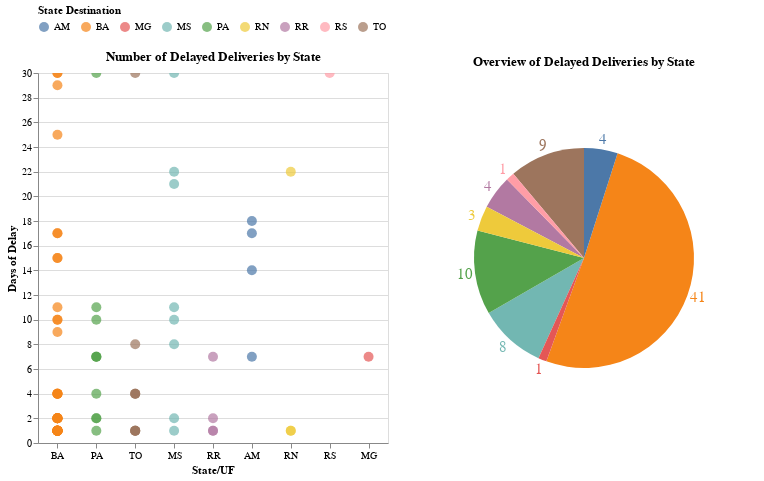

Write notebook code for a chart like this one.
### Code cell
# Creates a interactive chart to analyze individual delayed deliveries Agregated by State

# Defines a selector for state
selector = alt.selection_single(empty='all', fields=['State Destination'])

base = alt.Chart(df_delayed_deliveries ,title="Number of Delayed Deliveries by State").properties(
    width=350,
    height=370
).add_selection(selector)


pie_chart = base.encode(
    # Count the number of delayed deliveries in state
    theta=alt.Theta("count():Q", stack=True), tooltip='State Destination',
    color=alt.condition(selector,'State Destination:N',alt.value('lightgray'), legend=alt.Legend(orient="top"))
).mark_arc(outerRadius=110).properties(
    title='Overview of Delayed Deliveries by State'
)


points_chart = base.mark_circle(size=100).encode(
    x = alt.X('State Destination',title='State/UF',axis=alt.Axis(labelAngle=0),
              sort=alt.EncodingSortField(field="State Destination", op="count", order='descending')),
    y = alt.Y('Days of Delay:Q',title='Days of Delay', scale=alt.Scale(domain=(0,30),clamp=True)),
    color=alt.condition(selector,'State Destination:N',alt.value('lightgray')),
    tooltip=('Delivery Number','Payer','Days of Delay')
).interactive()


base_pie = alt.Chart(df_delayed_deliveries, title="Overview delayed deliveries by State").encode(
    theta=alt.Theta("count():Q", stack=True),
    color=alt.condition(selector,'State Destination:N',
    alt.value('lightgray')), tooltip='State Destination'
)

# Add number of delayed deliveries to the pizza chart
pie_text_values = base_pie.mark_text(radius=120, size=15).encode(text=("count()"))

# Combine charts
points_chart | pie_chart + pie_text_values

### Figure 1 — Vega-Lite specification as saved in the notebook (floating-point values rounded to 4 significant figures)
{"config": {"view": {"continuousWidth": 400, "continuousHeight": 300}}, "hconcat": [{"mark": {"type": "circle", "size": 100}, "encoding": {"color": {"condition": {"field": "State Destination", "type": "nominal", "selection": "selector001"}, "value": "lightgray"}, "tooltip": [{"field": "Delivery Number", "type": "nominal"}, {"field": "Payer", "type": "nominal"}, {"field": "Days of Delay", "type": "quantitative"}], "x": {"axis": {"labelAngle": 0}, "field": "State Destination", "sort": {"field": "State Destination", "op": "count", "order": "descending"}, "title": "State/UF", "type": "nominal"}, "y": {"field": "Days of Delay", "scale": {"clamp": true, "domain": [0, 30]}, "title": "Days of Delay", "type": "quantitative"}}, "height": 370, "selection": {"selector001": {"type": "single", "empty": "all", "fields": ["State Destination"]}, "selector002": {"type": "interval", "bind": "scales", "encodings": ["x", "y"]}}, "title": "Number of Delayed Deliveries by State", "width": 350}, {"layer": [{"mark": {"type": "arc", "outerRadius": 110}, "encoding": {"color": {"condition": {"field": "State Destination", "legend": {"orient": "top"}, "type": "nominal", "selection": "selector001"}, "value": "lightgray"}, "theta": {"aggregate": "count", "stack": true, "type": "quantitative"}, "tooltip": {"field": "State Destination", "type": "nominal"}}, "height": 370, "selection": {"selector001": {"type": "single", "empty": "all", "fields": ["State Destination"]}}, "title": "Overview of Delayed Deliveries by State", "width": 350}, {"mark": {"type": "text", "radius": 120, "size": 15}, "encoding": {"color": {"condition": {"field": "State Destination", "type": "nominal", "selection": "selector001"}, "value": "lightgray"}, "text": {"aggregate": "count", "type": "quantitative"}, "theta": {"aggregate": "count", "stack": true, "type": "quantitative"}, "tooltip": {"field": "State Destination", "type": "nominal"}}, "title": "Overview delayed deliveries by State"}]}], "data": {"name": "data-c6e81f505314ab18e40dc2b837218946"}, "$schema": "https://vega.github.io/schema/vega-lite/v4.17.0.json", "datasets": {"data-c6e81f505314ab18e40dc2b837218946": [{"Branch Responsible": "BHI", "Delivery Number": "52644", "Sender": "Fibria Celulose S/A", "Payer": "Fibria Celulose S/A", "Receiver": "Mogai Tecnologia", "State Destination": "MS", "Delivery Forecast": "2020-10-28T00:00:00", "Days of Delay": 21}, {"Branch Responsible": "BHI", "Delivery Number": "18144", "Sender": "Gerdau S.A.", "Payer": "Gerdau S.A.", "Receiver": "Fixer Propaganda", "State Destination": "MS", "Delivery Forecast": "2020-11-16T00:00:00", "Days of Delay": 2}, {"Branch Responsible": "BHI", "Delivery Number": "188188", "Sender": "Netshoes", "Payer": "Netshoes", "Receiver": "Linux Treinamentos", "State Destination": "MS", "Delivery Forecast": "2020-10-27T00:00:00", "Days of Delay": 22}, {"Branch Responsible": "BHI", "Delivery Number": "276574", "Sender": "Gafisa", "Payer": "Gafisa", "Receiver": "Gráfica Tropical", "State Destination": "MS", "Delivery Forecast": "2020-08-11T00:00:00", "Days of Delay": 10}, {"Branch Responsible": "BHI", "Delivery Number": "497069", "Sender": "Klabin", "Payer": "Klabin", "Receiver": "Delta Informática", "State Destination": "MS", "Delivery Forecast": "2020-11-17T00:00:00", "Days of Delay": 1}, {"Branch Responsible": "SRP", "Delivery Number": "185757", "Sender": "Synergy Group", "Payer": "Synergy Group", "Receiver": "SBN Portifolios", "State Destination": "RR", "Delivery Forecast": "2020-11-11T00:00:00", "Days of Delay": 7}, {"Branch Responsible": "SRP", "Delivery Number": "8628", "Sender": "Marilan Alimentos S/A", "Payer": "Marilan Alimentos S/A", "Receiver": "Geofast", "State Destination": "RR", "Delivery Forecast": "2020-11-16T00:00:00", "Days of Delay": 2}, {"Branch Responsible": "MTS", "Delivery Number": "130", "Sender": "Hotel Urbano", "Payer": "Hotel Urbano", "Receiver": "Construtora MBR", "State Destination": "BA", "Delivery Forecast": "2020-11-16T00:00:00", "Days of Delay": 2}, {"Branch Responsible": "MTS", "Delivery Number": "93130", "Sender": "Kalunga Papelaria", "Payer": "Kalunga Papelaria", "Receiver": "Argon Otimização de Sites", "State Destination": "BA", "Delivery Forecast": "2020-11-16T00:00:00", "Days of Delay": 2}, {"Branch Responsible": "MTS", "Delivery Number": "3374", "Sender": "Cemar", "Payer": "Dinamo Engenharia", "Receiver": "Dinamo Engenharia", "State Destination": "BA", "Delivery Forecast": "2020-10-20T00:00:00", "Days of Delay": 29}, {"Branch Responsible": "MTS", "Delivery Number": "272033", "Sender": "Todeschini", "Payer": "Todeschini", "Receiver": "Naturale Projetos", "State Destination": "BA", "Delivery Forecast": "2020-08-11T00:00:00", "Days of Delay": 10}, {"Branch Responsible": "MTS", "Delivery Number": "152601", "Sender": "Prodepa", "Payer": "Prodepa", "Receiver": "Casa da Borracha Fedrizi", "State Destination": "TO", "Delivery Forecast": "2020-11-17T00:00:00", "Days of Delay": 1}, {"Branch Responsible": "MTS", "Delivery Number": "138527", "Sender": "Grupo Santine", "Payer": "Grupo Santine", "Receiver": "Souza Telecomunicações", "State Destination": "TO", "Delivery Forecast": "2020-10-13T00:00:00", "Days of Delay": 36}, {"Branch Responsible": "MTS", "Delivery Number": "272562", "Sender": "Magna Sistemas", "Payer": "Magna Sistemas", "Receiver": "Tolentino Investimentos", "State Destination": "TO", "Delivery Forecast": "2020-11-17T00:00:00", "Days of Delay": 1}, {"Branch Responsible": "MTS", "Delivery Number": "166045", "Sender": "Mercotudos S/A", "Payer": "Mercotudos S/A", "Receiver": "Becker Imóveis", "State Destination": "TO", "Delivery Forecast": "2020-11-17T00:00:00", "Days of Delay": 1}, {"Branch Responsible": "MTS", "Delivery Number": "753", "Sender": "Editora Vetor", "Payer": "Editora Vetor", "Receiver": "Belvedere Investimentos", "State Destination": "TO", "Delivery Forecast": "2020-11-17T00:00:00", "Days of Delay": 1}, {"Branch Responsible": "MTS", "Delivery Number": "417914", "Sender": "Battistella Veiculos", "Payer": "Battistella Veiculos", "Receiver": "Vital Alimentos", "State Destination": "BA", "Delivery Forecast": "2020-06-09T00:00:00", "Days of Delay": 42}, {"Branch Responsible": "MTS", "Delivery Number": "216514", "Sender": "RFM Construtora", "Payer": "RFM Construtora", "Receiver": "Celmi Tecnologia em Pesagem", "State Destination": "BA", "Delivery Forecast": "2020-11-17T00:00:00", "Days of Delay": 1}, {"Branch Responsible": "MTS", "Delivery Number": "67777", "Sender": "Dakota S/A", "Payer": "Dakota S/A", "Receiver": "Porto Central Engenharia", "State Destination": "BA", "Delivery Forecast": "2020-11-17T00:00:00", "Days of Delay": 1}, {"Branch Responsible": "MTS", "Delivery Number": "32236", "Sender": "Fujioka Eletro Imagem", "Payer": "Fujioka Eletro Imagem", "Receiver": "Kasmanas Assessoria", "State Destination": "BA", "Delivery Forecast": "2020-11-17T00:00:00", "Days of Delay": 1}, {"Branch Responsible": "MTS", "Delivery Number": "300960", "Sender": "Primax Transportes", "Payer": "Primax Transportes", "Receiver": "Fulllab Corretora de Seguros", "State Destination": "BA", "Delivery Forecast": "2020-11-17T00:00:00", "Days of Delay": 1}, {"Branch Responsible": "MTS", "Delivery Number": "189643", "Sender": "SJB Bioenergia", "Payer": "SJB Bioenergia", "Receiver": "Contabilidade Onyx", "State Destination": "BA", "Delivery Forecast": "2020-11-14T00:00:00", "Days of Delay": 4}, {"Branch Responsible": "MTS", "Delivery Number": "129112", "Sender": "Baumgarten Gráfica", "Payer": "Baumgarten Gráfica", "Receiver": "Milênio Imóveis", "State Destination": "BA", "Delivery Forecast": "2020-11-16T00:00:00", "Days of Delay": 2}, {"Branch Responsible": "MTS", "Delivery Number": "4331", "Sender": "Softwares Nordica", "Payer": "Softwares Nordica", "Receiver": "Fanti Cabos LTDA", "State Destination": "BA", "Delivery Forecast": "2020-11-16T00:00:00", "Days of Delay": 2}, {"Branch Responsible": "MTS", "Delivery Number": "2414", "Sender": "Bonasoldi", "Payer": "Bonasoldi", "Receiver": "Siritec Sistemas Elétricos", "State Destination": "BA", "Delivery Forecast": "2020-11-16T00:00:00", "Days of Delay": 2}, {"Branch Responsible": "MTS", "Delivery Number": "13608", "Sender": "Next Comunicações", "Payer": "Next Comunicações", "Receiver": "Protege Seguros", "State Destination": "BA", "Delivery Forecast": "2020-11-16T00:00:00", "Days of Delay": 2}, {"Branch Responsible": "MTS", "Delivery Number": "1368", "Sender": "Instituto Genesis", "Payer": "Instituto Genesis", "Receiver": "Financeamentos Alfa", "State Destination": "BA", "Delivery Forecast": "2020-11-17T00:00:00", "Days of Delay": 1}, {"Branch Responsible": "MTS", "Delivery Number": "12140", "Sender": "Movee", "Payer": "Movee", "Receiver": "Scarponi LTDA", "State Destination": "BA", "Delivery Forecast": "2020-11-17T00:00:00", "Days of Delay": 1}, {"Branch Responsible": "MTS", "Delivery Number": "96558", "Sender": "Construtora Calper", "Payer": "Construtora Calper", "Receiver": "Oceano Serviços LTDA", "State Destination": "BA", "Delivery Forecast": "2020-11-17T00:00:00", "Days of Delay": 1}, {"Branch Responsible": "MTS", "Delivery Number": "66", "Sender": "Digideias Agência de Marketing", "Payer": "Digideias Agência de Marketing", "Receiver": "Mundo das Tintas", "State Destination": "BA", "Delivery Forecast": "2020-11-17T00:00:00", "Days of Delay": 1}, {"Branch Responsible": "MTS", "Delivery Number": "100388", "Sender": "laselva Soluções", "Payer": "laselva Soluções", "Receiver": "Expan Imóveis", "State Destination": "BA", "Delivery Forecast": "2020-11-17T00:00:00", "Days of Delay": 1}, {"Branch Responsible": "MTS", "Delivery Number": "301009", "Sender": "Instituto Realize", "Payer": "Coruja Informatica", "Receiver": "Coruja Informatica", "State Destination": "BA", "Delivery Forecast": "2020-11-17T00:00:00", "Days of Delay": 1}, {"Branch Responsible": "MTS", "Delivery Number": "28561", "Sender": "Arius Sistemas", "Payer": "Arius Sistemas", "Receiver": "Parigot Advogados", "State Destination": "BA", "Delivery Forecast": "2020-11-17T00:00:00", "Days of Delay": 1}, {"Branch Responsible": "MTS", "Delivery Number": "272917", "Sender": "Evolua Software", "Payer": "BFG Materiais", "Receiver": "BFG Materiais", "State Destination": "BA", "Delivery Forecast": "2020-11-17T00:00:00", "Days of Delay": 1}, {"Branch Responsible": "MTS", "Delivery Number": "579", "Sender": "Doceria Norma", "Payer": "Doceria Norma", "Receiver": "Prime Express", "State Destination": "BA", "Delivery Forecast": "2020-11-17T00:00:00", "Days of Delay": 1}, {"Branch Responsible": "FLP", "Delivery Number": "336830", "Sender": "Toptall Sistemas", "Payer": "Toptall Sistemas", "Receiver": "Conceito 21 Consultoria", "State Destination": "RS", "Delivery Forecast": "2020-09-29T00:00:00", "Days of Delay": 50}, {"Branch Responsible": "SED", "Delivery Number": "152155", "Sender": "Imperio Investimentos", "Payer": "Imperio Investimentos", "Receiver": "Rewald Engenharia", "State Destination": "BA", "Delivery Forecast": "2020-11-16T00:00:00", "Days of Delay": 2}, {"Branch Responsible": "SED", "Delivery Number": "23520", "Sender": "Caletti Advogados", "Payer": "Caletti Advogados", "Receiver": "Arpia Comunicação", "State Destination": "BA", "Delivery Forecast": "2020-08-11T00:00:00", "Days of Delay": 10}, {"Branch Responsible": "SED", "Delivery Number": "88841", "Sender": "Techsolo Agricultura", "Payer": "Techsolo Agricultura", "Receiver": "Fortbras", "State Destination": "BA", "Delivery Forecast": "2020-09-20T00:00:00", "Days of Delay": 32}, {"Branch Responsible": "SED", "Delivery Number": "214090", "Sender": "Elo Brindes", "Payer": "Blue Idiomas", "Receiver": "Blue Idiomas", "State Destination": "BA", "Delivery Forecast": "2020-08-31T00:00:00", "Days of Delay": 25}, {"Branch Responsible": "SED", "Delivery Number": "308767", "Sender": "Grupo Nova Era", "Payer": "Grupo Nova Era", "Receiver": "Magno Designs", "State Destination": "BA", "Delivery Forecast": "2020-11-14T00:00:00", "Days of Delay": 4}, {"Branch Responsible": "SED", "Delivery Number": "276104", "Sender": "Atuale Imobiliária", "Payer": "Atuale Imobiliária", "Receiver": "Bid Leilões", "State Destination": "BA", "Delivery Forecast": "2020-03-11T00:00:00", "Days of Delay": 15}, {"Branch Responsible": "SED", "Delivery Number": "281676", "Sender": "Imobiliária Don", "Payer": "Imobiliária Don", "Receiver": "Imobiliária Don", "State Destination": "BA", "Delivery Forecast": "2020-03-11T00:00:00", "Days of Delay": 15}, {"Branch Responsible": "SED", "Delivery Number": "567276", "Sender": "Bid Leilões", "Payer": "Bid Leilões", "Receiver": "Atuale Imobiliária", "State Destination": "BA", "Delivery Forecast": "2020-11-16T00:00:00", "Days of Delay": 2}, {"Branch Responsible": "SED", "Delivery Number": "97815", "Sender": "Magno Designs", "Payer": "Magno Designs", "Receiver": "Grupo Nova Era", "State Destination": "BA", "Delivery Forecast": "2020-09-11T00:00:00", "Days of Delay": 9}, {"Branch Responsible": "COT", "Delivery Number": "133372", "Sender": "Blue Idiomas", "Payer": "Blue Idiomas", "Receiver": "Elo Brindes", "State Destination": "BA", "Delivery Forecast": "2020-11-17T00:00:00", "Days of Delay": 1}, {"Branch Responsible": "COT", "Delivery Number": "308279", "Sender": "Fortbras", "Payer": "Fortbras", "Receiver": "Techsolo Agricultura", "State Destination": "BA", "Delivery Forecast": "2020-07-11T00:00:00", "Days of Delay": 11}, {"Branch Responsible": "RCR", "Delivery Number": "110469", "Sender": "Arpia Comunicação", "Payer": "Arpia Comunicação", "Receiver": "Caletti Advogados", "State Destination": "BA", "Delivery Forecast": "2020-11-14T00:00:00", "Days of Delay": 4}, {"Branch Responsible": "RCR", "Delivery Number": "20497", "Sender": "Rewald Engenharia", "Payer": "Rewald Engenharia", "Receiver": "Imperio Investimentos", "State Destination": "BA", "Delivery Forecast": "2020-01-11T00:00:00", "Days of Delay": 17}, {"Branch Responsible": "RCR", "Delivery Number": "5608", "Sender": "Conceito 21 Consultoria", "Payer": "Conceito 21 Consultoria", "Receiver": "Toptall Sistemas", "State Destination": "BA", "Delivery Forecast": "2020-01-11T00:00:00", "Days of Delay": 17}, {"Branch Responsible": "ESG", "Delivery Number": "185174", "Sender": "Prime Express", "Payer": "Prime Express", "Receiver": "Doceria Norma", "State Destination": "TO", "Delivery Forecast": "2020-11-14T00:00:00", "Days of Delay": 4}, {"Branch Responsible": "ESG", "Delivery Number": "260143", "Sender": "BFG Materiais", "Payer": "BFG Materiais", "Receiver": "Evolua Software", "State Destination": "TO", "Delivery Forecast": "2020-11-14T00:00:00", "Days of Delay": 4}, {"Branch Responsible": "ESG", "Delivery Number": "261600", "Sender": "Parigot Advogados", "Payer": "Parigot Advogados", "Receiver": "Arius Sistemas", "State Destination": "TO", "Delivery Forecast": "2020-11-14T00:00:00", "Days of Delay": 4}, {"Branch Responsible": "ESG", "Delivery Number": "275456", "Sender": "Coruja Informatica", "Payer": "Coruja Informatica", "Receiver": "Instituto Realize", "State Destination": "TO", "Delivery Forecast": "2020-10-11T00:00:00", "Days of Delay": 8}, {"Branch Responsible": "WCV", "Delivery Number": "261119", "Sender": "Expan Imóveis", "Payer": "Expan Imóveis", "Receiver": "laselva Soluções", "State Destination": "PA", "Delivery Forecast": "2020-11-14T00:00:00", "Days of Delay": 4}, {"Branch Responsible": "SEP", "Delivery Number": "261700", "Sender": "Mundo das Tintas", "Payer": "Mundo das Tintas", "Receiver": "Digideias Agência de Marketing", "State Destination": "PA", "Delivery Forecast": "2020-11-11T00:00:00", "Days of Delay": 7}, {"Branch Responsible": "SEP", "Delivery Number": "427225", "Sender": "Oceano Serviços LTDA", "Payer": "Oceano Serviços LTDA", "Receiver": "Construtora Calper", "State Destination": "RN", "Delivery Forecast": "2020-10-27T00:00:00", "Days of Delay": 22}, {"Branch Responsible": "SEP", "Delivery Number": "37394", "Sender": "Scarponi LTDA", "Payer": "Scarponi LTDA", "Receiver": "Movee", "State Destination": "PA", "Delivery Forecast": "2020-06-10T00:00:00", "Days of Delay": 43}, {"Branch Responsible": "SEP", "Delivery Number": "92142", "Sender": "Financeamentos Alfa", "Payer": "Financeamentos Alfa", "Receiver": "Instituto Genesis", "State Destination": "PA", "Delivery Forecast": "2020-07-11T00:00:00", "Days of Delay": 11}, {"Branch Responsible": "SEP", "Delivery Number": "92530", "Sender": "Protege Seguros", "Payer": "Protege Seguros", "Receiver": "Next Comunicações", "State Destination": "PA", "Delivery Forecast": "2020-11-11T00:00:00", "Days of Delay": 7}, {"Branch Responsible": "SEP", "Delivery Number": "181022", "Sender": "Siritec Sistemas Elétricos", "Payer": "Siritec Sistemas Elétricos", "Receiver": "Bonasoldi", "State Destination": "PA", "Delivery Forecast": "2020-11-16T00:00:00", "Days of Delay": 2}, {"Branch Responsible": "SEP", "Delivery Number": "21988", "Sender": "Fanti Cabos LTDA", "Payer": "Fanti Cabos LTDA", "Receiver": "Softwares Nordica", "State Destination": "PA", "Delivery Forecast": "2020-11-17T00:00:00", "Days of Delay": 1}, {"Branch Responsible": "SEP", "Delivery Number": "98554", "Sender": "Milênio Imóveis", "Payer": "Milênio Imóveis", "Receiver": "Baumgarten Gráfica", "State Destination": "RR", "Delivery Forecast": "2020-11-17T00:00:00", "Days of Delay": 1}, {"Branch Responsible": "SEP", "Delivery Number": "36766", "Sender": "Contabilidade Onyx", "Payer": "Contabilidade Onyx", "Receiver": "SJB Bioenergia", "State Destination": "RN", "Delivery Forecast": "2020-11-17T00:00:00", "Days of Delay": 1}, {"Branch Responsible": "SEP", "Delivery Number": "152266", "Sender": "Fulllab Corretora de Seguros", "Payer": "Fulllab Corretora de Seguros", "Receiver": "Primax Transportes", "State Destination": "PA", "Delivery Forecast": "2020-11-16T00:00:00", "Days of Delay": 2}, {"Branch Responsible": "SEP", "Delivery Number": "100209", "Sender": "Kasmanas Assessoria", "Payer": "Kasmanas Assessoria", "Receiver": "Fujioka Eletro Imagem", "State Destination": "RR", "Delivery Forecast": "2020-11-17T00:00:00", "Days of Delay": 1}, {"Branch Responsible": "LCO", "Delivery Number": "282208", "Sender": "Porto Central Engenharia", "Payer": "Porto Central Engenharia", "Receiver": "Dakota S/A", "State Destination": "PA", "Delivery Forecast": "2020-11-11T00:00:00", "Days of Delay": 7}, {"Branch Responsible": "DTV", "Delivery Number": "110491", "Sender": "Celmi Tecnologia em Pesagem", "Payer": "Celmi Tecnologia em Pesagem", "Receiver": "RFM Construtora", "State Destination": "RN", "Delivery Forecast": "2020-11-17T00:00:00", "Days of Delay": 1}, {"Branch Responsible": "DTV", "Delivery Number": "38368", "Sender": "Vital Alimentos", "Payer": "Vital Alimentos", "Receiver": "Battistella Veiculos", "State Destination": "PA", "Delivery Forecast": "2020-08-11T00:00:00", "Days of Delay": 10}, {"Branch Responsible": "MFR", "Delivery Number": "2378", "Sender": "Belvedere Investimentos", "Payer": "Belvedere Investimentos", "Receiver": "Editora Vetor", "State Destination": "MG", "Delivery Forecast": "2020-11-11T00:00:00", "Days of Delay": 7}, {"Branch Responsible": "ALG", "Delivery Number": "44382", "Sender": "Becker Imóveis", "Payer": "Becker Imóveis", "Receiver": "Mercotudos S/A", "State Destination": "MS", "Delivery Forecast": "2020-10-19T00:00:00", "Days of Delay": 30}, {"Branch Responsible": "ALG", "Delivery Number": "214", "Sender": "Tolentino Investimentos", "Payer": "Tolentino Investimentos", "Receiver": "Magna Sistemas", "State Destination": "MS", "Delivery Forecast": "2020-07-11T00:00:00", "Days of Delay": 11}, {"Branch Responsible": "ALG", "Delivery Number": "32", "Sender": "Souza Telecomunicações", "Payer": "Souza Telecomunicações", "Receiver": "Grupo Santine", "State Destination": "MS", "Delivery Forecast": "2020-10-11T00:00:00", "Days of Delay": 8}, {"Branch Responsible": "PNR", "Delivery Number": "1430573", "Sender": "Casa da Borracha Fedrizi", "Payer": "Casa da Borracha Fedrizi", "Receiver": "Prodepa", "State Destination": "AM", "Delivery Forecast": "2020-10-31T00:00:00", "Days of Delay": 18}, {"Branch Responsible": "PNR", "Delivery Number": "53222", "Sender": "Naturale Projetos", "Payer": "Naturale Projetos", "Receiver": "Todeschini", "State Destination": "AM", "Delivery Forecast": "2020-01-11T00:00:00", "Days of Delay": 17}, {"Branch Responsible": "PNR", "Delivery Number": "1431614", "Sender": "Dinamo Engenharia", "Payer": "Dinamo Engenharia", "Receiver": "Cemar", "State Destination": "AM", "Delivery Forecast": "2020-04-11T00:00:00", "Days of Delay": 14}, {"Branch Responsible": "PNR", "Delivery Number": "1433932", "Sender": "Argon Otimização de Sites", "Payer": "Kalunga Papelaria", "Receiver": "Kalunga Papelaria", "State Destination": "AM", "Delivery Forecast": "2020-11-11T00:00:00", "Days of Delay": 7}, {"Branch Responsible": "RLP", "Delivery Number": "52618", "Sender": "Construtora MBR", "Payer": "Construtora MBR", "Receiver": "Hotel Urbano", "State Destination": "BA", "Delivery Forecast": "2020-11-14T00:00:00", "Days of Delay": 4}, {"Branch Responsible": "RLP", "Delivery Number": "474206", "Sender": "Geofast", "Payer": "Geofast", "Receiver": "Marilan Alimentos S/A", "State Destination": "BA", "Delivery Forecast": "2020-11-17T00:00:00", "Days of Delay": 1}, {"Branch Responsible": "RLP", "Delivery Number": "10800", "Sender": "SBN Portifolios", "Payer": "SBN Portifolios", "Receiver": "Synergy Group", "State Destination": "BA", "Delivery Forecast": "2020-11-14T00:00:00", "Days of Delay": 4}, {"Branch Responsible": "RLP", "Delivery Number": "10780", "Sender": "Delta Informática", "Payer": "Klabin", "Receiver": "Klabin", "State Destination": "BA", "Delivery Forecast": "2020-11-17T00:00:00", "Days of Delay": 1}]}}
